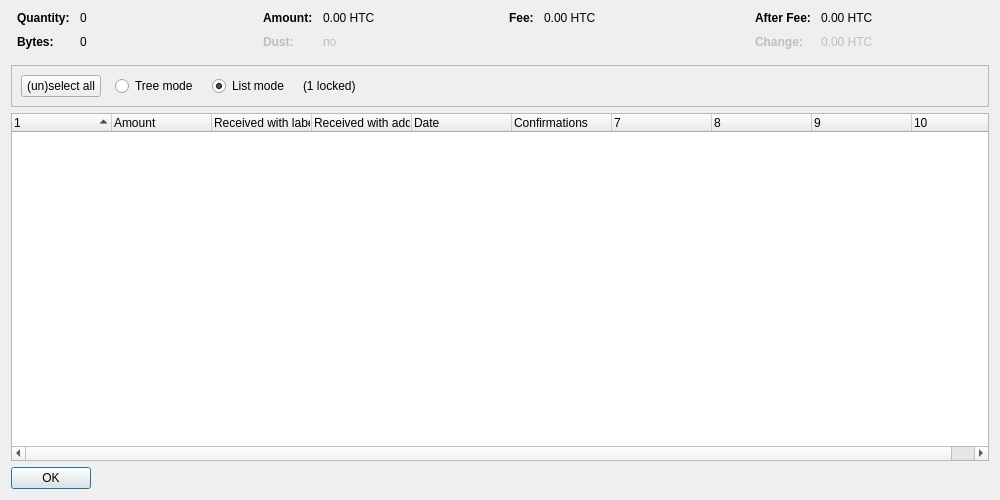
<?xml version="1.0" encoding="UTF-8"?>
<ui version="4.0">
 <class>CoinControlDialog</class>
 <widget class="QDialog" name="CoinControlDialog">
  <property name="geometry">
   <rect>
    <x>0</x>
    <y>0</y>
    <width>1000</width>
    <height>500</height>
   </rect>
  </property>
  <property name="windowTitle">
   <string>Coin Selection</string>
  </property>
  <layout class="QVBoxLayout" name="verticalLayout">
   <item>
    <layout class="QHBoxLayout" name="horizontalLayoutTop" stretch="0,0,0,0">
     <property name="topMargin">
      <number>0</number>
     </property>
     <property name="bottomMargin">
      <number>10</number>
     </property>
     <item>
      <layout class="QFormLayout" name="formLayoutCoinControl1">
       <property name="horizontalSpacing">
        <number>10</number>
       </property>
       <property name="verticalSpacing">
        <number>10</number>
       </property>
       <property name="leftMargin">
        <number>6</number>
       </property>
       <property name="rightMargin">
        <number>6</number>
       </property>
       <item row="0" column="0">
        <widget class="QLabel" name="labelCoinControlQuantityText">
         <property name="font">
          <font>
           <weight>75</weight>
           <bold>true</bold>
          </font>
         </property>
         <property name="text">
          <string>Quantity:</string>
         </property>
        </widget>
       </item>
       <item row="0" column="1">
        <widget class="QLabel" name="labelCoinControlQuantity">
         <property name="cursor">
          <cursorShape>IBeamCursor</cursorShape>
         </property>
         <property name="contextMenuPolicy">
          <enum>Qt::ActionsContextMenu</enum>
         </property>
         <property name="text">
          <string notr="true">0</string>
         </property>
         <property name="textInteractionFlags">
          <set>Qt::LinksAccessibleByMouse|Qt::TextSelectableByKeyboard|Qt::TextSelectableByMouse</set>
         </property>
        </widget>
       </item>
       <item row="1" column="0">
        <widget class="QLabel" name="labelCoinControlBytesText">
         <property name="font">
          <font>
           <weight>75</weight>
           <bold>true</bold>
          </font>
         </property>
         <property name="text">
          <string>Bytes:</string>
         </property>
        </widget>
       </item>
       <item row="1" column="1">
        <widget class="QLabel" name="labelCoinControlBytes">
         <property name="cursor">
          <cursorShape>IBeamCursor</cursorShape>
         </property>
         <property name="contextMenuPolicy">
          <enum>Qt::ActionsContextMenu</enum>
         </property>
         <property name="text">
          <string notr="true">0</string>
         </property>
         <property name="textInteractionFlags">
          <set>Qt::LinksAccessibleByMouse|Qt::TextSelectableByKeyboard|Qt::TextSelectableByMouse</set>
         </property>
        </widget>
       </item>
      </layout>
     </item>
     <item>
      <layout class="QFormLayout" name="formLayoutCoinControl2">
       <property name="horizontalSpacing">
        <number>10</number>
       </property>
       <property name="verticalSpacing">
        <number>10</number>
       </property>
       <property name="leftMargin">
        <number>6</number>
       </property>
       <property name="rightMargin">
        <number>6</number>
       </property>
       <item row="0" column="0">
        <widget class="QLabel" name="labelCoinControlAmountText">
         <property name="font">
          <font>
           <weight>75</weight>
           <bold>true</bold>
          </font>
         </property>
         <property name="text">
          <string>Amount:</string>
         </property>
        </widget>
       </item>
       <item row="0" column="1">
        <widget class="QLabel" name="labelCoinControlAmount">
         <property name="cursor">
          <cursorShape>IBeamCursor</cursorShape>
         </property>
         <property name="contextMenuPolicy">
          <enum>Qt::ActionsContextMenu</enum>
         </property>
         <property name="text">
          <string notr="true">0.00 HTC</string>
         </property>
         <property name="textInteractionFlags">
          <set>Qt::LinksAccessibleByMouse|Qt::TextSelectableByKeyboard|Qt::TextSelectableByMouse</set>
         </property>
        </widget>
       </item>
       <item row="1" column="0">
        <widget class="QLabel" name="labelCoinControlLowOutputText">
         <property name="enabled">
          <bool>false</bool>
         </property>
         <property name="font">
          <font>
           <weight>75</weight>
           <bold>true</bold>
          </font>
         </property>
         <property name="text">
          <string>Dust:</string>
         </property>
        </widget>
       </item>
       <item row="1" column="1">
        <widget class="QLabel" name="labelCoinControlLowOutput">
         <property name="enabled">
          <bool>false</bool>
         </property>
         <property name="cursor">
          <cursorShape>IBeamCursor</cursorShape>
         </property>
         <property name="contextMenuPolicy">
          <enum>Qt::ActionsContextMenu</enum>
         </property>
         <property name="text">
          <string notr="true">no</string>
         </property>
         <property name="textInteractionFlags">
          <set>Qt::LinksAccessibleByMouse|Qt::TextSelectableByKeyboard|Qt::TextSelectableByMouse</set>
         </property>
        </widget>
       </item>
      </layout>
     </item>
     <item>
      <layout class="QFormLayout" name="formLayoutCoinControl3">
       <property name="horizontalSpacing">
        <number>10</number>
       </property>
       <property name="verticalSpacing">
        <number>10</number>
       </property>
       <property name="leftMargin">
        <number>6</number>
       </property>
       <property name="rightMargin">
        <number>6</number>
       </property>
       <item row="0" column="0">
        <widget class="QLabel" name="labelCoinControlFeeText">
         <property name="font">
          <font>
           <weight>75</weight>
           <bold>true</bold>
          </font>
         </property>
         <property name="text">
          <string>Fee:</string>
         </property>
        </widget>
       </item>
       <item row="0" column="1">
        <widget class="QLabel" name="labelCoinControlFee">
         <property name="cursor">
          <cursorShape>IBeamCursor</cursorShape>
         </property>
         <property name="contextMenuPolicy">
          <enum>Qt::ActionsContextMenu</enum>
         </property>
         <property name="text">
          <string notr="true">0.00 HTC</string>
         </property>
         <property name="textInteractionFlags">
          <set>Qt::LinksAccessibleByMouse|Qt::TextSelectableByKeyboard|Qt::TextSelectableByMouse</set>
         </property>
        </widget>
       </item>
      </layout>
     </item>
     <item>
      <layout class="QFormLayout" name="formLayoutCoinControl4">
       <property name="horizontalSpacing">
        <number>10</number>
       </property>
       <property name="verticalSpacing">
        <number>10</number>
       </property>
       <property name="leftMargin">
        <number>6</number>
       </property>
       <property name="rightMargin">
        <number>6</number>
       </property>
       <item row="0" column="0">
        <widget class="QLabel" name="labelCoinControlAfterFeeText">
         <property name="font">
          <font>
           <weight>75</weight>
           <bold>true</bold>
          </font>
         </property>
         <property name="text">
          <string>After Fee:</string>
         </property>
        </widget>
       </item>
       <item row="0" column="1">
        <widget class="QLabel" name="labelCoinControlAfterFee">
         <property name="cursor">
          <cursorShape>IBeamCursor</cursorShape>
         </property>
         <property name="contextMenuPolicy">
          <enum>Qt::ActionsContextMenu</enum>
         </property>
         <property name="text">
          <string notr="true">0.00 HTC</string>
         </property>
         <property name="textInteractionFlags">
          <set>Qt::LinksAccessibleByMouse|Qt::TextSelectableByKeyboard|Qt::TextSelectableByMouse</set>
         </property>
        </widget>
       </item>
       <item row="1" column="0">
        <widget class="QLabel" name="labelCoinControlChangeText">
         <property name="enabled">
          <bool>false</bool>
         </property>
         <property name="font">
          <font>
           <weight>75</weight>
           <bold>true</bold>
          </font>
         </property>
         <property name="text">
          <string>Change:</string>
         </property>
        </widget>
       </item>
       <item row="1" column="1">
        <widget class="QLabel" name="labelCoinControlChange">
         <property name="enabled">
          <bool>false</bool>
         </property>
         <property name="cursor">
          <cursorShape>IBeamCursor</cursorShape>
         </property>
         <property name="contextMenuPolicy">
          <enum>Qt::ActionsContextMenu</enum>
         </property>
         <property name="text">
          <string notr="true">0.00 HTC</string>
         </property>
         <property name="textInteractionFlags">
          <set>Qt::LinksAccessibleByMouse|Qt::TextSelectableByKeyboard|Qt::TextSelectableByMouse</set>
         </property>
        </widget>
       </item>
      </layout>
     </item>
    </layout>
   </item>
   <item>
    <widget class="QFrame" name="frame">
     <property name="minimumSize">
      <size>
       <width>0</width>
       <height>40</height>
      </size>
     </property>
     <property name="frameShape">
      <enum>QFrame::StyledPanel</enum>
     </property>
     <property name="frameShadow">
      <enum>QFrame::Sunken</enum>
     </property>
     <layout class="QHBoxLayout" name="horizontalLayout">
      <item>
       <layout class="QHBoxLayout" name="horizontalLayoutPanel" stretch="0,0,0,0,0">
        <property name="spacing">
         <number>14</number>
        </property>
        <item>
         <widget class="QPushButton" name="pushButtonSelectAll">
          <property name="sizePolicy">
           <sizepolicy hsizetype="Maximum" vsizetype="Fixed">
            <horstretch>0</horstretch>
            <verstretch>0</verstretch>
           </sizepolicy>
          </property>
          <property name="text">
           <string>(un)select all</string>
          </property>
          <property name="autoDefault">
           <bool>false</bool>
          </property>
         </widget>
        </item>
        <item>
         <widget class="QRadioButton" name="radioTreeMode">
          <property name="sizePolicy">
           <sizepolicy hsizetype="Maximum" vsizetype="Fixed">
            <horstretch>0</horstretch>
            <verstretch>0</verstretch>
           </sizepolicy>
          </property>
          <property name="text">
           <string>Tree mode</string>
          </property>
         </widget>
        </item>
        <item>
         <widget class="QRadioButton" name="radioListMode">
          <property name="sizePolicy">
           <sizepolicy hsizetype="Maximum" vsizetype="Fixed">
            <horstretch>0</horstretch>
            <verstretch>0</verstretch>
           </sizepolicy>
          </property>
          <property name="text">
           <string>List mode</string>
          </property>
          <property name="checked">
           <bool>true</bool>
          </property>
         </widget>
        </item>
        <item>
         <widget class="QLabel" name="labelLocked">
          <property name="text">
           <string notr="true">(1 locked)</string>
          </property>
         </widget>
        </item>
        <item>
         <spacer name="horizontalSpacer">
          <property name="orientation">
           <enum>Qt::Horizontal</enum>
          </property>
          <property name="sizeHint" stdset="0">
           <size>
            <width>40</width>
            <height>20</height>
           </size>
          </property>
         </spacer>
        </item>
       </layout>
      </item>
     </layout>
    </widget>
   </item>
   <item>
    <widget class="CoinControlTreeWidget" name="treeWidget">
     <property name="contextMenuPolicy">
      <enum>Qt::CustomContextMenu</enum>
     </property>
     <property name="sortingEnabled">
      <bool>false</bool>
     </property>
     <property name="columnCount">
      <number>10</number>
     </property>
     <attribute name="headerShowSortIndicator" stdset="0">
      <bool>true</bool>
     </attribute>
     <attribute name="headerStretchLastSection">
      <bool>false</bool>
     </attribute>
     <column>
      <property name="text">
       <string/>
      </property>
     </column>
     <column>
      <property name="text">
       <string>Amount</string>
      </property>
     </column>
     <column>
      <property name="text">
       <string>Received with label</string>
      </property>
     </column>
     <column>
      <property name="text">
       <string>Received with address</string>
      </property>
     </column>
     <column>
      <property name="text">
       <string>Date</string>
      </property>
     </column>
     <column>
      <property name="text">
       <string>Confirmations</string>
      </property>
      <property name="toolTip">
       <string>Confirmed</string>
      </property>
     </column>
     <column>
      <property name="text">
       <string/>
      </property>
     </column>
     <column>
      <property name="text">
       <string/>
      </property>
     </column>
     <column>
      <property name="text">
       <string/>
      </property>
     </column>
     <column>
      <property name="text">
       <string/>
      </property>
     </column>
    </widget>
   </item>
   <item>
    <widget class="QDialogButtonBox" name="buttonBox">
     <property name="sizePolicy">
      <sizepolicy hsizetype="Maximum" vsizetype="Fixed">
       <horstretch>0</horstretch>
       <verstretch>0</verstretch>
      </sizepolicy>
     </property>
     <property name="orientation">
      <enum>Qt::Horizontal</enum>
     </property>
     <property name="standardButtons">
      <set>QDialogButtonBox::Ok</set>
     </property>
    </widget>
   </item>
  </layout>
 </widget>
 <customwidgets>
  <customwidget>
   <class>CoinControlTreeWidget</class>
   <extends>QTreeWidget</extends>
   <header>coincontroltreewidget.h</header>
  </customwidget>
 </customwidgets>
 <resources/>
 <connections/>
</ui>
